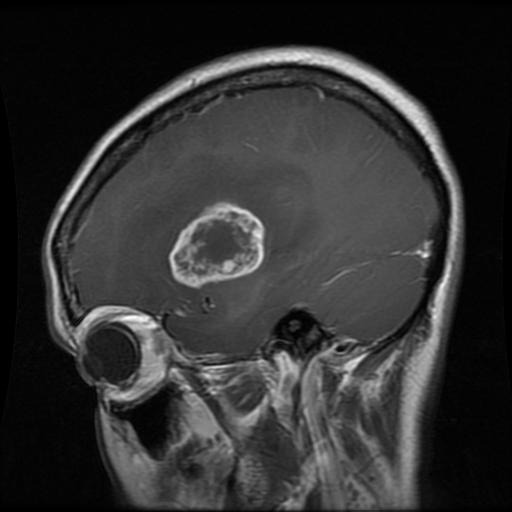
#> input picture Code/data/Training/glioma_tumor/gg (105).jpg, 512 x 512 px; its folder holds only this picture in this run
$ python dicom.py
#> lines starting #> are read from the running program, lines starting #| are printed output that depends on the picture
### Code/utils.py
import pathlib

import numpy as np
import os
import cv2

from pydicom import dcmread, uid

from sklearn.utils import shuffle
from sklearn.model_selection import train_test_split

IMG_SIZE = 160

def get_labels():
    return ['glioma_tumor', 'meningioma_tumor', 'no_tumor', 'pituitary_tumor']


def read_img(path):
    img = cv2.imread(path, 0)
#> img is the input picture: shape (512, 512); min 0, max 255, mean 49.6
    img = cv2.resize(img, (IMG_SIZE, IMG_SIZE))
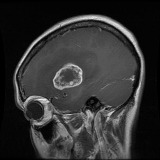
#> img: shape (160, 160); min 0, max 247, mean 49.5
    return img


# [87 lines left out: functions load_training_data, load_partition, load_testing_data, load_data_dicom, not called in this run]


# [21 lines that do not run on import are left out]

### Code/dicom.py
import pathlib

from pydicom import Dataset

from utils import read_img

DATA_DIR = pathlib.Path(__file__).parent / "data"
OUTPUT_DIR = pathlib.Path(__file__).parent / "dicom"

if __name__ == '__main__':
    images = DATA_DIR.rglob("*.jpg")

    #
    for i, path in enumerate(images):
        img = read_img(str(path))

        ds: Dataset = Dataset()
        ds.Rows = img.shape[0]
        ds.Columns = img.shape[1]
        ds.PhotometricInterpretation = "MONOCHROME1"
        ds.BitsStored = 8
        ds.SamplesPerPixel = 1
        ds.BitsAllocated = 8
        ds.HighBit = ds.BitsStored - 1
        ds.PixelRepresentation = 0
        ds.PixelData = img.tobytes()
        ds.DataSetDescription = path.parent.stem
        ds.is_implicit_VR = True
        ds.is_little_endian = True
        ds.save_as(OUTPUT_DIR / f"{i}.dcm")
#> pass 2 of the loop `for i, path in enumerate(images):`:
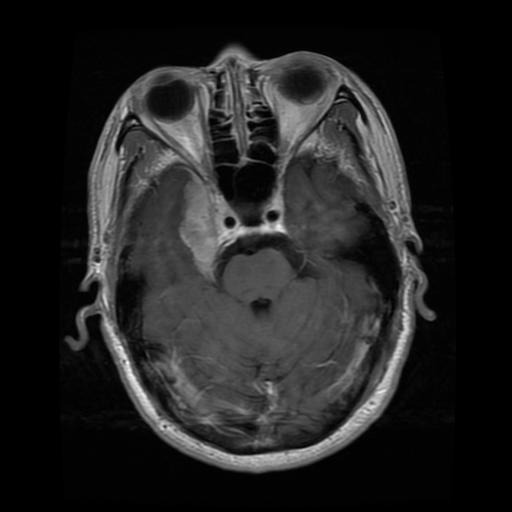
#> input picture Code/data/Training/meningioma_tumor/m (103).jpg, 512 x 512 px
#> in read_img, img is the input picture: shape (512, 512); min 0, max 255, mean 34.3
#> in read_img (call 2), `img = cv2.resize(img, (IMG_SIZE, IMG_SIZE))`:
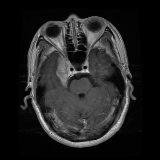
#> img: shape (160, 160); min 0, max 229, mean 34.3
